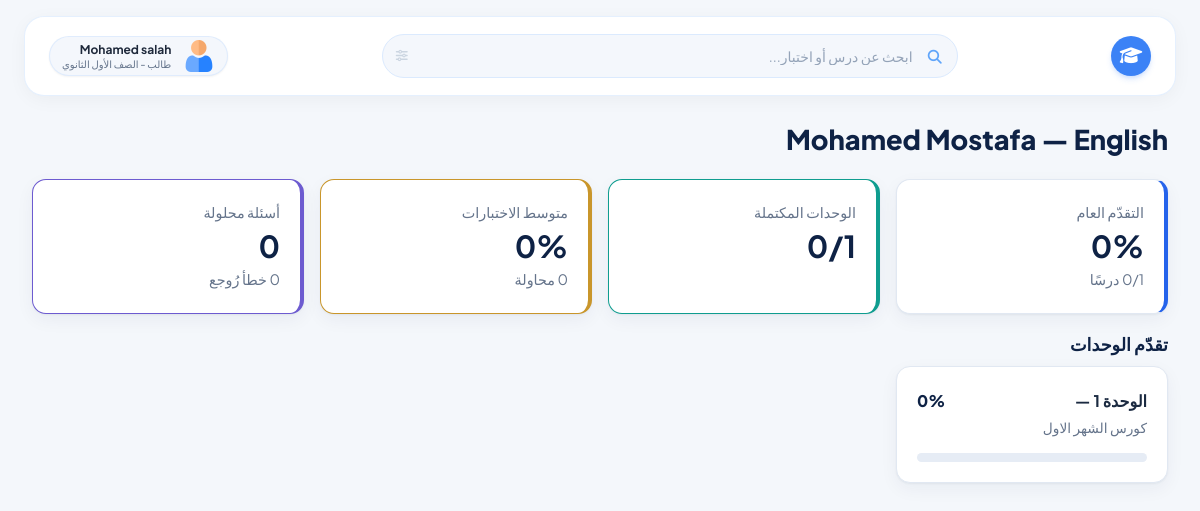
Screenshot of /student/t/T862390/progress/ (signed in) with the database file from the repository.
### accounts/models.py (models this page shows, shortened)
class User(AbstractBaseUser, PermissionsMixin):
    ROLES = [("student", "طالب"), ("teacher", "مدرّس"), ("owner", "مالك المنصة"), ("staff", "فريق الإدارة")]
    STAFF_ROLES = [("support", "دعم فني"), ("finance", "مالية"), ("content", "مسؤول محتوى")]
    phone = models.CharField("رقم الهاتف", max_length=11, unique=True, validators=[phone_validator])
    full_name = models.CharField("الاسم الكامل", max_length=150)
    name_ar = models.CharField("الاسم بالعربية (كما سُجّل)", max_length=150, blank=True)
    role = models.CharField("الدور", max_length=10, choices=ROLES, default="student")
    staff_role = models.CharField("صلاحية الفريق", max_length=10, choices=STAFF_ROLES, blank=True)
    is_active = models.BooleanField("مفعّل", default=True)
    is_staff = models.BooleanField(default=False)
    date_joined = models.DateTimeField(default=timezone.now)
    objects = UserManager()
    USERNAME_FIELD = "phone"
    REQUIRED_FIELDS = ["full_name"]
    class Meta:
        verbose_name = "مستخدم"

class StudentProfile(models.Model):
    GRADES = [(1, "الصف الأول الثانوي"), (2, "الصف الثاني الثانوي"), (3, "الصف الثالث الثانوي"),
              (4, "الصف الأول الإعدادي"), (5, "الصف الثاني الإعدادي"), (6, "الصف الثالث الإعدادي")]
    user = models.OneToOneField(User, on_delete=models.CASCADE, related_name="student_profile")
    student_number = models.PositiveIntegerField("رقم الطالب (ID)", unique=True, null=True, blank=True, editable=False)
    parent_phone = models.CharField("رقم ولي الأمر", max_length=11, validators=[phone_validator])
    grade = models.PositiveSmallIntegerField("المرحلة الدراسية", choices=GRADES)
    avatar = models.ImageField("الصورة الشخصية", upload_to="avatars/", blank=True)

class TeacherProfile(models.Model):
    user = models.OneToOneField(User, on_delete=models.CASCADE, related_name="teacher_profile")
    teacher_code = models.CharField("رقم المدرّس (Teacher ID)", max_length=10, unique=True, blank=True)
    slug = models.SlugField("الرابط الخاص", unique=True, blank=True)
    subject = models.CharField("المادة", max_length=80)
    grades = models.CharField("الصفوف التي يدرّسها", max_length=60, blank=True, help_text="مثال: الأول والثاني الثانوي")
    display_name = models.CharField("الاسم الظاهر للطلاب والزوّار", max_length=60, blank=True,
                                    help_text="يتحكم فيه مالك المنصة فقط. اتركه فارغًا لإظهار الاسم الكامل، أو اكتب مثلًا: M")
    bio = models.TextField("نبذة عن المدرّس", blank=True)
    photo = models.ImageField("الصورة", upload_to="teachers/", blank=True)
    cover = models.ImageField("صورة الغلاف", upload_to="teachers/covers/", blank=True)
    monthly_price = models.DecimalField("سعر الاشتراك الشهري (جنيه)", max_digits=8, decimal_places=2, default=10)
    is_listed = models.BooleanField("يظهر في قائمة المدرّسين العامة", default=True)
    created_at = models.DateTimeField(auto_now_add=True)
    @property
    def display_label(self):
        return (self.display_name or "").strip() or self.user.full_name

### learning/models.py (models this page shows, shortened)
class StatusMixin:
    @property
    def is_visible(self):
        return self.status == "published" or (self.status == "scheduled" and self.publish_at and self.publish_at <= timezone.now())

class Unit(StatusMixin, models.Model):
    course = models.ForeignKey(Course, on_delete=models.CASCADE, related_name="units")
    title = models.CharField("عنوان الوحدة", max_length=160)
    description = models.TextField("وصف مختصر", blank=True)
    order = models.PositiveIntegerField("الترتيب", default=0)
    status = models.CharField("الحالة", max_length=10, choices=STATUS, default="draft")
    publish_at = models.DateTimeField("موعد النشر", null=True, blank=True)
    class Meta:
        ordering = ["order", "id"]

class Course(StatusMixin, models.Model):
    TYPES = [("monthly", "دورة شهرية"), ("semester", "دورة فصلية"), ("free", "دورة مجانية")]
    GRADES = [(0, "كل الصفوف"), (1, "الأول الثانوي"), (2, "الثاني الثانوي"), (3, "الثالث الثانوي")]
    teacher = models.ForeignKey(TeacherProfile, on_delete=models.CASCADE, related_name="courses")
    title = models.CharField("عنوان الدورة", max_length=160)
    description = models.TextField("الوصف", blank=True)
    grade = models.PositiveSmallIntegerField("الصف", choices=GRADES, default=0)
    course_type = models.CharField("نوع الدورة", max_length=10, choices=TYPES, default="semester")
    term_label = models.CharField("الفصل / الشهر", max_length=60, blank=True, help_text="مثال: الترم الأول أو شهر أكتوبر")
    cover = models.ImageField("صورة الغلاف", upload_to="courses/", blank=True)
    status = models.CharField("الحالة", max_length=10, choices=STATUS, default="draft")
    publish_at = models.DateTimeField("موعد النشر", null=True, blank=True)
    order = models.PositiveIntegerField(default=0)
    created_at = models.DateTimeField(auto_now_add=True)
    class Meta:
        ordering = ["order", "id"]

### student/views.py (the view)
# urls.py: path("t/<str:code>/progress/", v.progress, name="progress"),
@student_required
def progress(request, code):
    t, enr, active = ws(request, code)
    if (r := need_enrollment(request, t, enr)):
        return r
    u = request.user
    pr = svc.teacher_progress(u, t)
    units = []
    done_units = 0
    for c in svc.visible_courses(t):
        for un in svc.visible_units(c):
            up = svc.unit_progress(u, un)
            units.append({"u": un, "c": c, "pr": up})
            if up["total"] and up["done"] == up["total"]:
                done_units += 1
    atts = list(Attempt.objects.filter(student=u, quiz__course__teacher=t, submitted_at__isnull=False).select_related("quiz").order_by("submitted_at"))
    pcts = [a.percent for a in atts]
    trend = None
    if len(pcts) >= 2:
        half = max(1, len(pcts) // 2)
        early, late = pcts[:half], pcts[half:]
        trend = round(sum(late) / len(late)) - round(sum(early) / len(early))
    stats = svc.teacher_stats_for_student(u, t)
    solved = StudentAnswer.objects.filter(attempt__student=u, attempt__quiz__course__teacher=t).count()
    reviewed = ErrorRecord.objects.filter(student=u, question__quiz__course__teacher=t, reviewed=True).count()
    weak = (ErrorRecord.objects.filter(student=u, question__quiz__course__teacher=t, resolved=False)
            .values("question__section__lesson__title", "question__quiz__lesson__title").annotate(n=Count("id")).order_by("-n")[:5])
    weak_rows = [{"title": w["question__section__lesson__title"] or w["question__quiz__lesson__title"] or "اختبار عام", "n": w["n"]} for w in weak]
    return render(request, "student/progress.html", {
        "t": t, "pr": pr, "units": units, "done_units": done_units, "total_units": len(units), "stats": stats, "solved": solved,
        "reviewed": reviewed, "atts": list(reversed(atts))[:12], "chart": [{"p": a.percent, "l": a.submitted_at.strftime("%d/%m")} for a in atts[-12:]],
        "trend": trend, "first_pct": pcts[0] if pcts else None, "last_pct": pcts[-1] if pcts else None, "weak": weak_rows})

### templates/student/progress.html (shortened to what this page needs)
{% extends "student/base.html" %}
{% block content %}
<div class="pagehead"><h1>{{ t.display_label }} — {{ t.subject }}</h1></div>
<div class="grid g4 mb">
  <div class="card stat"><span>التقدّم العام</span><b>{{ pr.percent }}%</b><span class="small">{{ pr.done }}/{{ pr.total }} درسًا</span></div>
  <div class="card stat teal"><span>الوحدات المكتملة</span><b>{{ done_units }}/{{ total_units }}</b></div>
  <div class="card stat gold"><span>متوسط الاختبارات</span><b>{{ stats.avg_percent }}%</b><span class="small">{{ stats.attempts }} محاولة</span></div>
  <div class="card stat purple"><span>أسئلة محلولة</span><b>{{ solved }}</b><span class="small">{{ reviewed }} خطأ رُوجع</span></div>
</div>
<h3>تقدّم الوحدات</h3>
<div class="grid gauto">
{% for u in units %}<div class="card"><div class="row spread"><b>{{ u.u.title }}</b><span class="pct">{{ u.pr.percent }}%</span></div><p class="muted small">{{ u.c.title }}</p><div class="progress"><i style="width:{{ u.pr.percent }}%"></i></div></div>{% endfor %}
</div>
{% endblock %}

### templates/student/base.html
{% extends "ui/student_shell.html" %}

### templates/ui/student_shell.html (shortened to what this page needs)
{% extends "ui/document.html" %}
{% block body_class %}bg-[#f4f7fb] text-slate-800 min-h-screen{% endblock %}
{% block body %}
<div class="flex min-h-screen">
<main class="flex-1 min-w-0 flex flex-col pb-10 px-4 sm:px-6 lg:px-8 max-w-[1600px] mx-auto w-full">
  {% include "ui/_student_header.html" with sidebar_toggle=True hstyle="margin-left:.5rem;margin-right:.5rem;margin-bottom:1.5rem" hcss="@media (min-width:640px){#student-top-header{margin-left:0;margin-right:0}}@media (min-width:1024px){#student-top-header{margin-left:-.5rem;margin-right:-.5rem}}" %}
  {% block page %}<div class="legacy">{% block content %}{% endblock %}</div>{% endblock %}
</main>
</div>
{% endblock %}

### templates/ui/document.html (shortened to what this page needs)
{% load static %}<!DOCTYPE html>
<html lang="ar" dir="rtl">
<head>
<link href="https://cdnjs.cloudflare.com/ajax/libs/font-awesome/6.5.1/css/all.min.css" rel="stylesheet">
<script src="https://cdn.tailwindcss.com?plugins=forms,container-queries"></script>
<link rel="stylesheet" href="{% static 'ui/ui.css' %}">
<link rel="stylesheet" href="{% static 'ui/legacy.css' %}">
</head>
<body class="{% block body_class %}bg-slate-50 text-slate-800{% endblock %}">
{% block body %}{% endblock %}
</body>
</html>

### templates/ui/_student_header.html (shortened to what this page needs)
{% load static %}
<link href="https://cdnjs.cloudflare.com/ajax/libs/font-awesome/6.5.1/css/all.min.css" rel="stylesheet">
<header id="student-top-header" class="h-20 bg-white border border-blue-100/70 rounded-2xl mx-6 mt-4 px-6 flex items-center justify-between gap-4 sticky top-4 z-30 shadow-md backdrop-blur-md" data-purpose="top-header" style="box-shadow: 0 4px 20px -2px rgba(15, 23, 42, 0.05); border-radius: 20px;">
    <div class="flex items-center gap-3">
      <a href="{% url 'student:home' %}" aria-label="الرئيسية" title="الرئيسية" class="w-10 h-10 rounded-full bg-blue-500 flex items-center justify-center text-white shadow-md shadow-blue-500/20 hover:bg-blue-600 transition-colors">
        <i class="fa-solid fa-graduation-cap text-lg"></i>
      </a>
    </div>
    <form action="{% url 'uikit:student_search' %}" method="get" class="flex-1 max-w-xl mx-4" data-purpose="search-bar-container">
      <div class="relative w-full">
        <input name="q" value="{{ request.GET.q|default:'' }}" class="w-full h-11 pr-11 pl-10 rounded-full bg-[#f4f7fc] border border-blue-100 focus:bg-white focus:border-brandBlue focus:ring-2 focus:ring-blue-100 text-sm placeholder-slate-400 text-right transition-all outline-none" placeholder="ابحث عن درس أو اختبار..." type="text">
        <div class="absolute right-4 top-1/2 -translate-y-1/2 text-blue-400 pointer-events-none text-sm">
        </div>
        <button type="submit" class="absolute left-3.5 top-1/2 -translate-y-1/2 text-slate-300 hover:text-slate-500 text-xs" aria-label="بحث">
          <i class="fa-solid fa-sliders"></i>
        </button>
      </div>
    </form>
    <div class="flex items-center gap-3">
      <a href="{% url 'student:profile' %}" class="h-10 flex items-center gap-3 bg-[#f4f7fc] border border-blue-100/80 px-3 rounded-full shadow-sm">
        {% if ui_student_profile and ui_student_profile.avatar %}<img src="{{ ui_student_profile.avatar.url }}" alt="" class="w-7 h-7 rounded-full object-cover flex-shrink-0">
        {% else %}<img src="{% static 'ui/user-icon.png' %}" alt="" class="w-8 h-8 object-contain flex-shrink-0">{% endif %}
        <div class="text-right leading-tight">
          <div class="text-xs font-bold text-slate-800" style="font-family: 'Plus Jakarta Sans', sans-serif;">{{ user.full_name }}</div>
          <div class="text-[10px] text-slate-500 font-medium">طالب{% if ui_student_profile %} - {{ ui_student_profile.get_grade_display }}{% endif %}</div>
        </div>
      </a>
    </div></header>

### rows the page displays
User: full_name "Mohamed salah"
StudentProfile: grade "الصف الأول الثانوي"
TeacherProfile: display_label "Mohamed Mostafa", subject "English"
Unit: u "الوحدة 1 —", pr.percent "0", c "كورس الشهر الاول"

### other values shown
{{ pr.percent }} "0"
{{ pr.done }} "0"
{{ done_units }} "0"
{{ total_units }} "1"
{{ stats.avg_percent }} "0"
{{ solved }} "0"
